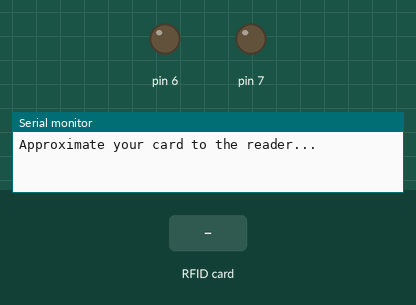
This sketch was run on a simulated Arduino Mega 2560, built with avr-gcc and run on an emulated ATmega2560. On the bench: output pins drawn as LEDs (lit = HIGH), the last lines printed to the serial monitor. Inputs (shaded band) come from the test bench. Pins used as bus, display or sensor lines are not drawn.

Above: at 1.2 s.
1.3 s: RFID card C7 17 B0 79 held to the reader
At 1.7 s:
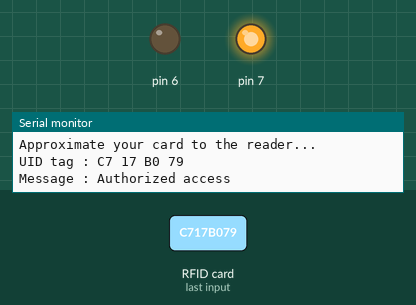
Timing chart, 0 to 5.8 s (numbered marks = the images above; inputs shaded):
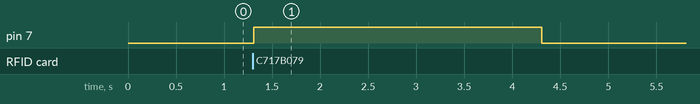

The sketch:

read.ino
```cpp
#include <SPI.h>//include the SPI bus library
#include <MFRC522.h>//include the RFID reader library

#define SS_PIN 53  //slave select pin
#define RST_PIN 5  //reset pin
MFRC522 mfrc522(SS_PIN, RST_PIN);        // instatiate a MFRC522 reader object.
MFRC522::MIFARE_Key key;//create a MIFARE_Key struct named 'key', which will hold the card information

void setup()
{
  Serial.begin(9600);
  SPI.begin();
  mfrc522.PCD_Init();
  Serial.println("Approximate your card to the reader...");
  Serial.println();
pinMode (6, OUTPUT);
pinMode (7, OUTPUT);
digitalWrite(7,LOW);
digitalWrite(6, LOW);
}
void loop()
{
  String content= "";


  // Scan for cards
  if ( ! mfrc522.PICC_IsNewCardPresent())
  {
    return;
  }
  // Selects a card
  if ( ! mfrc522.PICC_ReadCardSerial())
  {
    return;
  }
  //show UID on serial monitor
  Serial.print("UID tag :");

  for (byte i = 0; i < mfrc522.uid.size; i++)
  {
     Serial.print(mfrc522.uid.uidByte[i] < 0x10 ? " 0" : " ");
     Serial.print(mfrc522.uid.uidByte[i], HEX);
     content.concat(String(mfrc522.uid.uidByte[i] < 0x10 ? " 0" : " "));
     content.concat(String(mfrc522.uid.uidByte[i], HEX));
  }
  Serial.println();
  Serial.print("Message : ");
  content.toUpperCase();
  if ((content.substring(1) == "C7 17 B0 79") || (content.substring(1) == "F0 A4 D0 57") ) //change the codes with the cards codes found after scanning in serial monitor
  {

    Serial.println("Authorized access");
    Serial.println();
    digitalWrite (7,HIGH);
    delay(3000);
    digitalWrite (7,LOW);
    delay(3000);
  }

 else   {
    Serial.println(" Access denied");
    digitalWrite (6,HIGH);
    delay(3000);
    digitalWrite (6, LOW);
        delay(3000);
  }
}
```

Measured:
- after the input at 1.3 s, pin 7: LOW → HIGH at once, → LOW 3.0 s later
